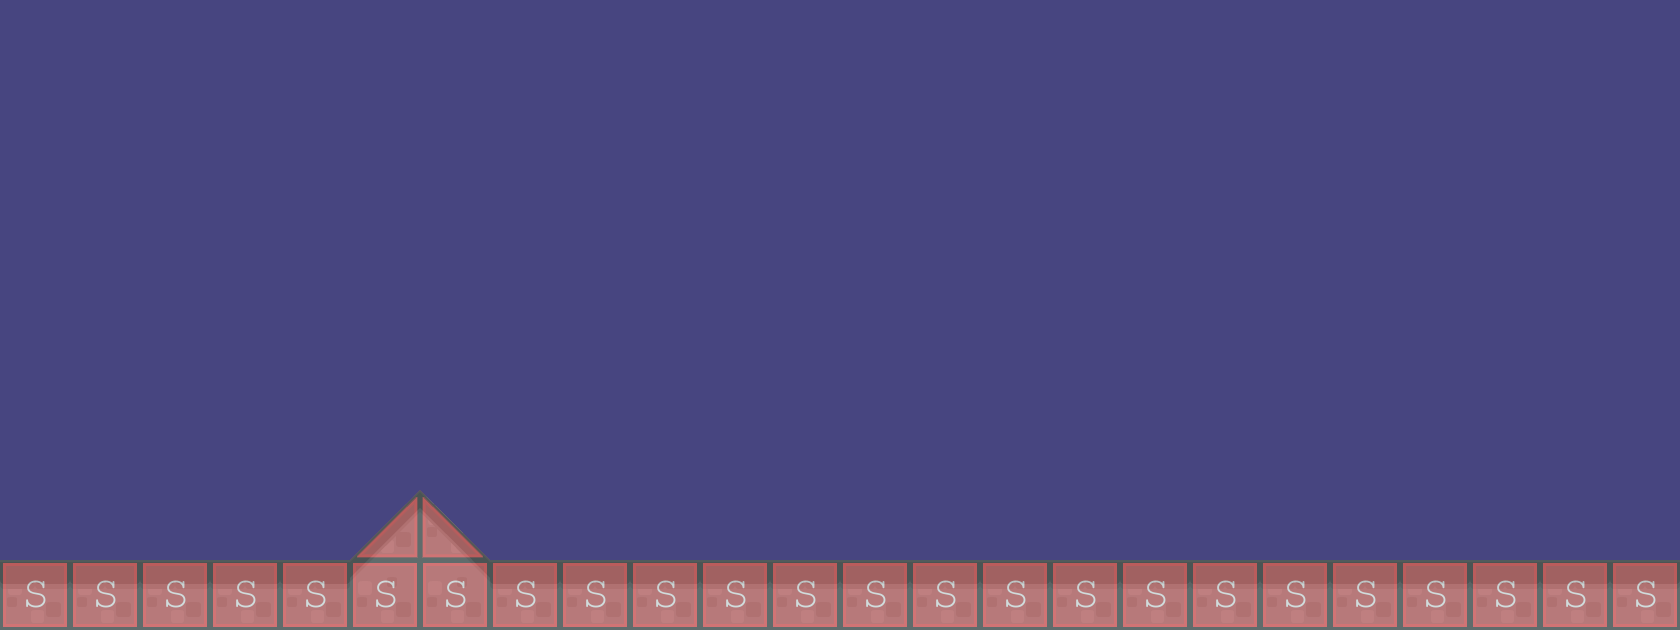

A 2D game scene composited from a Tiled map and its tileset images. What follows is a short description and the map's XML, with each tile layer's data collapsed to a summary:
An orthogonal 24x9 tile map with 70x70 px tiles, 2 tile layers (background1, collision), 2 tilesets and 2 objects (EnemyBase, PlayerBase).

<map version="1.0" orientation="orthogonal" renderorder="right-down" width="24" height="9" tilewidth="70" tileheight="70" backgroundcolor="#474580">
 <tileset firstgid="1" name="background-tiles" tilewidth="70" tileheight="70">
  <image source="../img/background-tiles.png" width="910" height="910" />
 </tileset>
 <tileset firstgid="170" name="meta-tiles" tilewidth="70" tileheight="70">
  <image source="../img/meta-tiles.png" width="350" height="70" />
  <tile id="1">
   <properties>
    <property name="type" value="lslope" />
   </properties>
  </tile>
  <tile id="3">
   <properties>
    <property name="type" value="rslope" />
   </properties>
  </tile>
  <tile id="4">
   <properties>
    <property name="type" value="solid" />
   </properties>
  </tile>
 </tileset>
 <layer name="background1" width="24" height="9">
  <data>[216 cells, 26 non-empty, 5 distinct tile ids]</data>
 </layer>
 <layer name="collision" width="24" height="9" opacity="0.44">
  <data>[216 cells, 26 non-empty, 3 distinct tile ids]</data>
 </layer>
 <objectgroup name="BaseEntities">
  <object name="EnemyBase" x="1538" y="426" width="70" height="136" />
  <object name="PlayerBase" x="62" y="422" width="80" height="136" />
 </objectgroup>
</map>
